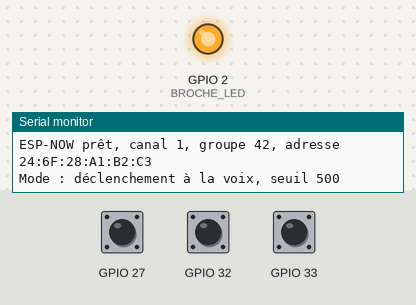
Simulated run of this program. Board: ESP32. On the bench: output pins drawn as LEDs (lit = HIGH), the last lines printed to the serial monitor. The test bench sets the inputs (shaded band); at power-on: GPIO 32 HIGH, GPIO 27 HIGH, GPIO 33 HIGH. I2S audio is not simulated (input reads silence).

Above: at 0.1 s.
At 1.2 s:
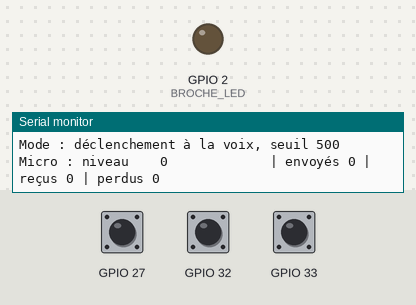
1.3 s: GPIO 32 pulled LOW for 0.15 s
2.9 s: GPIO 32 pulled LOW for 0.15 s
Timing chart, 0 to 5.9 s (numbered marks = the images above; inputs shaded):
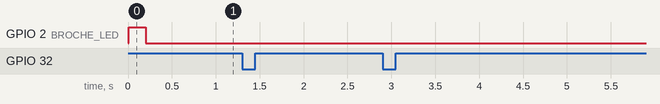

The program:

main.cpp
```cpp
// Intercom moto - étape 2 : intercom entre deux casques par ESP-NOW
//
// Fonctionnement :
//  1. Le micro numérique INMP441 (I2S) capte la voix à 16 kHz.
//  2. Quand tu parles (VOX) ou que tu appuies sur A, le son est compressé en µ-law
//     et envoyé en ESP-NOW par paquets de 15 ms, sans box ni téléphone.
//  3. L'autre intercom reçoit les paquets, les met dans un petit tampon anti-saccades
//     et les joue sur ses haut-parleurs (MAX98357A).
//  Les deux peuvent parler en même temps (full duplex).
//
// Boutons (entre la broche et GND) :
//   A : appuyer pour parler (si MODE_APPUYER_POUR_PARLER = 1)
//       sinon court = couper / rétablir le micro
//   B : court = volume +
//   C : court = volume -

#include <Arduino.h>
#include <WiFi.h>
#include <esp_now.h>
#include <esp_wifi.h>
#include "driver/i2s.h"
#include "anneau.h"
#include "bouton.h"
#include "ulaw.h"
#include "config.h"

// ---------- Broches ----------
#define BROCHE_I2S_BCLK  26   // MAX98357A : BCLK
#define BROCHE_I2S_LRC   25   // MAX98357A : LRC
#define BROCHE_I2S_DOUT  22   // MAX98357A : DIN
#define BROCHE_MIC_SCK   14   // INMP441 : SCK
#define BROCHE_MIC_WS    15   // INMP441 : WS
#define BROCHE_MIC_SD    34   // INMP441 : SD (GPIO34 = entrée seule, parfait ici)
#define BROCHE_LED        2   // allumée quand on reçoit la voix de l'autre
#define PORT_HP          I2S_NUM_0
#define PORT_MIC         I2S_NUM_1

// ---------- Audio ----------
#define FREQUENCE        16000
#define ECH_PAR_PAQUET   240                     // 15 ms de son par paquet
#define PREREMPLISSAGE   (3 * ECH_PAR_PAQUET)    // 45 ms en réserve avant de jouer
#define RETARD_MAXI      (16 * ECH_PAR_PAQUET)   // au-delà de 240 ms de retard, on rattrape
#define MAINTIEN_VOX_MS  800                     // le micro reste ouvert 0,8 s après la dernière syllabe
#define MAGIE            0xB1

struct __attribute__((packed)) Paquet {
  uint8_t magie;
  uint8_t groupe;
  uint16_t numero;
  uint8_t son[ECH_PAR_PAQUET];
};

Bouton boutonA(32), boutonB(33), boutonC(27);
Anneau<4096> voixRecue;
const uint8_t DIFFUSION[6] = {0xFF, 0xFF, 0xFF, 0xFF, 0xFF, 0xFF};

volatile int volume = VOLUME_DEPART;
volatile int32_t gainQ15 = 0;
volatile bool microCoupe = false;
volatile uint32_t dernierPaquetMs = 0;
volatile uint32_t paquetsRecus = 0, paquetsPerdus = 0, paquetsEnvoyes = 0;
volatile int32_t niveauMicro = 0;
volatile bool enEmission = false;

void appliquerVolume(int nouveau) {
  volume = constrain(nouveau, 0, 100);
  gainQ15 = (int32_t)volume * volume * 32768 / 10000;
  Serial.printf("Volume : %d %%\n", volume);
}

// ---------- Initialisation I2S ----------
void initHautParleur() {
  i2s_config_t cfg = {};
  cfg.mode = (i2s_mode_t)(I2S_MODE_MASTER | I2S_MODE_TX);
  cfg.sample_rate = FREQUENCE;
  cfg.bits_per_sample = I2S_BITS_PER_SAMPLE_16BIT;
  cfg.channel_format = I2S_CHANNEL_FMT_RIGHT_LEFT;
  cfg.communication_format = I2S_COMM_FORMAT_STAND_I2S;
  cfg.dma_buf_count = 6;
  cfg.dma_buf_len = ECH_PAR_PAQUET;
  cfg.tx_desc_auto_clear = true;
  i2s_driver_install(PORT_HP, &cfg, 0, nullptr);

  i2s_pin_config_t broches = {};
  broches.mck_io_num = I2S_PIN_NO_CHANGE;
  broches.bck_io_num = BROCHE_I2S_BCLK;
  broches.ws_io_num = BROCHE_I2S_LRC;
  broches.data_out_num = BROCHE_I2S_DOUT;
  broches.data_in_num = I2S_PIN_NO_CHANGE;
  i2s_set_pin(PORT_HP, &broches);
}

void initMicro() {
  i2s_config_t cfg = {};
  cfg.mode = (i2s_mode_t)(I2S_MODE_MASTER | I2S_MODE_RX);
  cfg.sample_rate = FREQUENCE;
  cfg.bits_per_sample = I2S_BITS_PER_SAMPLE_32BIT;   // l'INMP441 envoie 24 bits dans 32
  cfg.channel_format = MICRO_CANAL_DROIT ? I2S_CHANNEL_FMT_ONLY_RIGHT : I2S_CHANNEL_FMT_ONLY_LEFT;
  cfg.communication_format = I2S_COMM_FORMAT_STAND_I2S;
  cfg.dma_buf_count = 6;
  cfg.dma_buf_len = ECH_PAR_PAQUET;
  i2s_driver_install(PORT_MIC, &cfg, 0, nullptr);

  i2s_pin_config_t broches = {};
  broches.mck_io_num = I2S_PIN_NO_CHANGE;
  broches.bck_io_num = BROCHE_MIC_SCK;
  broches.ws_io_num = BROCHE_MIC_WS;
  broches.data_out_num = I2S_PIN_NO_CHANGE;
  broches.data_in_num = BROCHE_MIC_SD;
  i2s_set_pin(PORT_MIC, &broches);
}

// ---------- Radio ESP-NOW ----------
// Appelée par la tâche Wi-Fi à chaque paquet reçu : on décode et on range dans le tampon.
void paquetRecu(const uint8_t* mac, const uint8_t* donnees, int taille) {
  static uint16_t numeroAttendu = 0;
  if (taille != sizeof(Paquet)) return;
  const Paquet* p = (const Paquet*)donnees;
  if (p->magie != MAGIE || p->groupe != GROUPE_INTERCOM) return;

  uint32_t maintenant = millis();
  if (maintenant - dernierPaquetMs < 1000 && p->numero != numeroAttendu) {
    paquetsPerdus += (uint16_t)(p->numero - numeroAttendu);
  }
  numeroAttendu = p->numero + 1;
  dernierPaquetMs = maintenant;
  paquetsRecus++;

  int16_t pcm[ECH_PAR_PAQUET];
  for (int i = 0; i < ECH_PAR_PAQUET; i++) pcm[i] = ulawDecoder(p->son[i]);
  voixRecue.ecrire(pcm, ECH_PAR_PAQUET);
}

void initRadio() {
  WiFi.mode(WIFI_STA);
  WiFi.disconnect();
  esp_wifi_set_ps(WIFI_PS_NONE);  // pas d'économie d'énergie : moins de latence
#if LONGUE_PORTEE
  esp_wifi_set_protocol(WIFI_IF_STA, WIFI_PROTOCOL_LR);
#endif
  esp_wifi_set_channel(CANAL_WIFI, WIFI_SECOND_CHAN_NONE);

  if (esp_now_init() != ESP_OK) {
    Serial.println("Erreur : ESP-NOW ne démarre pas");
    return;
  }
  esp_now_register_recv_cb(paquetRecu);

  // Envoi en diffusion : pas besoin de connaître l'adresse MAC de l'autre intercom
  esp_now_peer_info_t pair = {};
  memcpy(pair.peer_addr, DIFFUSION, 6);
  pair.channel = CANAL_WIFI;
  pair.ifidx = WIFI_IF_STA;
  pair.encrypt = false;
  esp_now_add_peer(&pair);
  Serial.printf("ESP-NOW prêt, canal %d, groupe %d, adresse %s\n",
                CANAL_WIFI, GROUPE_INTERCOM, WiFi.macAddress().c_str());
}

// ---------- Tâche micro : capture, VOX, envoi ----------
void tacheMicro(void*) {
  static int32_t brut[ECH_PAR_PAQUET];
  Paquet paquet;
  paquet.magie = MAGIE;
  paquet.groupe = GROUPE_INTERCOM;
  uint16_t numero = 0;
  int32_t precedent = 0, filtre = 0;   // filtre passe-haut : retire le continu et le grondement
  uint32_t finVoxMs = 0;

  for (;;) {
    size_t lus = 0;
    i2s_read(PORT_MIC, brut, sizeof(brut), &lus, portMAX_DELAY);
    int n = lus / 4;
    if (n < ECH_PAR_PAQUET) continue;

    int32_t somme = 0;
    for (int i = 0; i < ECH_PAR_PAQUET; i++) {
      int32_t x = brut[i] >> 14;                       // 18 bits utiles
      filtre = x - precedent + ((filtre * 252) >> 8);  // coupe sous ~100 Hz
      precedent = x;
      int32_t v = (filtre >> 2) * GAIN_MICRO;
      v = constrain(v, -32767, 32767);
      somme += abs(v);
      paquet.son[i] = ulawEncoder((int16_t)v);
    }
    niveauMicro = somme / ECH_PAR_PAQUET;

    uint32_t maintenant = millis();
    bool parle;
#if MODE_APPUYER_POUR_PARLER
    parle = boutonA.estEnfonce();
#else
    if (niveauMicro > SEUIL_VOX) finVoxMs = maintenant + MAINTIEN_VOX_MS;
    parle = !microCoupe && (int32_t)(finVoxMs - maintenant) > 0;
#endif
    enEmission = parle;
    if (parle) {
      paquet.numero = numero++;
      if (esp_now_send(DIFFUSION, (uint8_t*)&paquet, sizeof(paquet)) == ESP_OK) paquetsEnvoyes++;
    }
  }
}

// ---------- Tâche haut-parleur : tampon anti-saccades et lecture ----------
void tacheHautParleur(void*) {
  static int16_t mono[ECH_PAR_PAQUET];
  static int16_t stereo[ECH_PAR_PAQUET * 2];
  bool enLecture = false;

  for (;;) {
    size_t dispo = voixRecue.disponible();
    if (dispo > RETARD_MAXI) {
      // Trop de retard accumulé : on jette le surplus pour rester en direct
      int16_t poubelle[ECH_PAR_PAQUET];
      while (voixRecue.disponible() > PREREMPLISSAGE) voixRecue.lire(poubelle, ECH_PAR_PAQUET);
    }
    if (!enLecture && dispo >= PREREMPLISSAGE) enLecture = true;

    size_t n = 0;
    if (enLecture) {
      n = voixRecue.lire(mono, ECH_PAR_PAQUET);
      if (n < ECH_PAR_PAQUET) enLecture = false;  // tampon vide : on attend de le remplir à nouveau
    }
    for (size_t i = n; i < ECH_PAR_PAQUET; i++) mono[i] = 0;

    int32_t g = gainQ15;
    for (int i = 0; i < ECH_PAR_PAQUET; i++) {
      int16_t v = (int16_t)(((int32_t)mono[i] * g) >> 15);
      stereo[2 * i] = v;
      stereo[2 * i + 1] = v;
    }
    size_t ecrits;
    i2s_write(PORT_HP, stereo, sizeof(stereo), &ecrits, portMAX_DELAY);  // bloque au rythme de l'I2S
  }
}

// ---------- Programme principal ----------
void setup() {
  Serial.begin(115200);
  Serial.println("\nIntercom moto - étape 2 : intercom ESP-NOW");
  pinMode(BROCHE_LED, OUTPUT);
  boutonA.begin();
  boutonB.begin();
  boutonC.begin();
  appliquerVolume(VOLUME_DEPART);

  initHautParleur();
  initMicro();
  initRadio();

  xTaskCreatePinnedToCore(tacheMicro, "micro", 6144, nullptr, 5, nullptr, 1);
  xTaskCreatePinnedToCore(tacheHautParleur, "hp", 6144, nullptr, 6, nullptr, 1);
#if MODE_APPUYER_POUR_PARLER
  Serial.println("Mode : appuyer sur A pour parler");
#else
  Serial.printf("Mode : déclenchement à la voix, seuil %d\n", SEUIL_VOX);
#endif
}

void loop() {
#if !MODE_APPUYER_POUR_PARLER
  if (boutonA.lire() == Appui::COURT) {
    microCoupe = !microCoupe;
    Serial.println(microCoupe ? "Micro coupé" : "Micro rétabli");
  }
#else
  boutonA.lire();  // met à jour estEnfonce()
#endif
  if (boutonB.lire() == Appui::COURT) appliquerVolume(volume + 10);
  if (boutonC.lire() == Appui::COURT) appliquerVolume(volume - 10);

  digitalWrite(BROCHE_LED, millis() - dernierPaquetMs < 200);

  // Une ligne par seconde sur le moniteur série pour régler le VOX et vérifier la liaison
  static uint32_t dernierAffichage = 0;
  if (millis() - dernierAffichage >= 1000) {
    dernierAffichage = millis();
    Serial.printf("Micro : niveau %4ld %s | envoyés %lu | reçus %lu | perdus %lu\n",
                  (long)niveauMicro, enEmission ? "(émission)" : "           ",
                  (unsigned long)paquetsEnvoyes, (unsigned long)paquetsRecus,
                  (unsigned long)paquetsPerdus);
  }
  delay(5);
}
```

anneau.h
```cpp
// Tampon circulaire d'échantillons audio 16 bits, partagé entre deux tâches
// (une qui écrit, une qui lit). Protégé par un verrou court.
#pragma once
#include <Arduino.h>

template <size_t TAILLE>
class Anneau {
public:
  // Ajoute n échantillons. Si le tampon est plein, les plus anciens sont écrasés
  // (on préfère perdre du vieux son que prendre du retard).
  void ecrire(const int16_t* src, size_t n) {
    portENTER_CRITICAL(&verrou);
    for (size_t i = 0; i < n; i++) {
      donnees[tete] = src[i];
      tete = (tete + 1) % TAILLE;
      if (compte < TAILLE) compte++;
      else queue = (queue + 1) % TAILLE;
    }
    portEXIT_CRITICAL(&verrou);
  }

  // Lit jusqu'à n échantillons, renvoie le nombre réellement lu.
  size_t lire(int16_t* dst, size_t n) {
    portENTER_CRITICAL(&verrou);
    size_t lus = 0;
    while (lus < n && compte > 0) {
      dst[lus++] = donnees[queue];
      queue = (queue + 1) % TAILLE;
      compte--;
    }
    portEXIT_CRITICAL(&verrou);
    return lus;
  }

  size_t disponible() {
    portENTER_CRITICAL(&verrou);
    size_t n = compte;
    portEXIT_CRITICAL(&verrou);
    return n;
  }

  void vider() {
    portENTER_CRITICAL(&verrou);
    tete = queue = compte = 0;
    portEXIT_CRITICAL(&verrou);
  }

private:
  int16_t donnees[TAILLE];
  size_t tete = 0, queue = 0, compte = 0;
  portMUX_TYPE verrou = portMUX_INITIALIZER_UNLOCKED;
};
```

bouton.h
```cpp
// Bouton poussoir entre une broche et GND, avec anti-rebond, appui court et appui long.
// Pensé pour être utilisé avec des gants : l'appui long se déclenche dès que la durée
// est atteinte, sans attendre le relâchement.
#pragma once
#include <Arduino.h>

enum class Appui { AUCUN, COURT, LONG };

class Bouton {
public:
  explicit Bouton(uint8_t broche, uint32_t dureeLongMs = 700)
      : broche(broche), dureeLong(dureeLongMs) {}

  void begin() { pinMode(broche, INPUT_PULLUP); }

  // À appeler souvent dans loop(). Renvoie l'événement détecté, ou AUCUN.
  Appui lire() {
    bool enfonce = digitalRead(broche) == LOW;
    uint32_t maintenant = millis();
    if (enfonce != etatBrut) {        // changement : on relance l'anti-rebond
      etatBrut = enfonce;
      dernierChangement = maintenant;
    }
    if (maintenant - dernierChangement < 30) return Appui::AUCUN;

    if (enfonce && !etatStable) {     // début d'appui confirmé
      etatStable = true;
      debutAppui = maintenant;
      longSignale = false;
    } else if (enfonce && etatStable && !longSignale && maintenant - debutAppui >= dureeLong) {
      longSignale = true;
      return Appui::LONG;
    } else if (!enfonce && etatStable) {  // relâchement confirmé
      etatStable = false;
      if (!longSignale) return Appui::COURT;
    }
    return Appui::AUCUN;
  }

  // Vrai tant que le bouton est maintenu (utile pour « appuyer pour parler »).
  bool estEnfonce() const { return etatStable; }

private:
  uint8_t broche;
  uint32_t dureeLong;
  bool etatBrut = false, etatStable = false, longSignale = false;
  uint32_t dernierChangement = 0, debutAppui = 0;
};
```

ulaw.h
```cpp
// Compression G.711 µ-law : 16 bits -> 8 bits par échantillon.
// C'est le codec des téléphones fixes : simple, sans latence, largement suffisant pour la voix.
// Il divise par deux le débit radio (128 kbit/s au lieu de 256 à 16 kHz).
#pragma once
#include <stdint.h>

static inline uint8_t ulawEncoder(int16_t echantillon) {
  const int16_t BIAIS = 0x84;
  const int16_t MAXI = 32635;
  int signe = (echantillon >> 8) & 0x80;
  int v = echantillon;
  if (signe) v = -v;
  if (v > MAXI) v = MAXI;
  v += BIAIS;
  int exposant = 7;
  for (int masque = 0x4000; (v & masque) == 0 && exposant > 0; masque >>= 1) exposant--;
  int mantisse = (v >> (exposant + 3)) & 0x0F;
  return ~(signe | (exposant << 4) | mantisse);
}

static inline int16_t ulawDecoder(uint8_t octet) {
  octet = ~octet;
  int signe = octet & 0x80;
  int exposant = (octet >> 4) & 0x07;
  int mantisse = octet & 0x0F;
  int v = ((mantisse << 3) + 0x84) << exposant;
  v -= 0x84;
  return signe ? -v : v;
}
```

config.example.h
```cpp
// Copier ce fichier en config.h et adapter les valeurs.
// Les deux intercoms doivent avoir le MÊME groupe et le MÊME canal.
#pragma once

// Numéro de groupe de 1 à 255 : les intercoms ne s'écoutent qu'entre eux.
// Change-le si tu croises un autre motard qui a fabriqué le même intercom.
#define GROUPE_INTERCOM 42

// Canal Wi-Fi utilisé par ESP-NOW (1, 6 ou 11 conseillés)
#define CANAL_WIFI 1

// 0 = déclenchement à la voix (VOX) : le micro s'ouvre tout seul quand tu parles.
// 1 = appuyer pour parler : le micro n'est ouvert que bouton A enfoncé.
#define MODE_APPUYER_POUR_PARLER 0

// Seuil du VOX (niveau moyen du micro). Plus haut = moins sensible au vent.
// Regarde les niveaux affichés sur le moniteur série pour le régler.
#define SEUIL_VOX 500

// Amplification du micro (1 à 16)
#define GAIN_MICRO 4

// L'INMP441 a sa broche L/R reliée à GND, donc il parle sur le canal gauche.
// Si le moniteur série affiche un niveau toujours à 0, mets 1 ici.
#define MICRO_CANAL_DROIT 0

// Volume de départ des haut-parleurs, de 0 à 100 %
#define VOLUME_DEPART 70

// 1 = mode longue portée Espressif (débit réduit, portée meilleure). À tester sur les deux
// intercoms en même temps : ils doivent avoir la même valeur.
#define LONGUE_PORTEE 0
```
